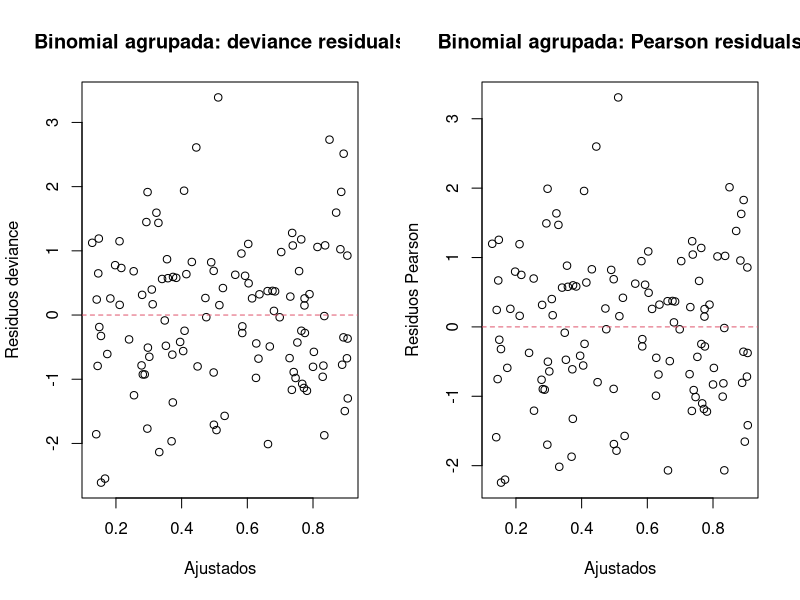
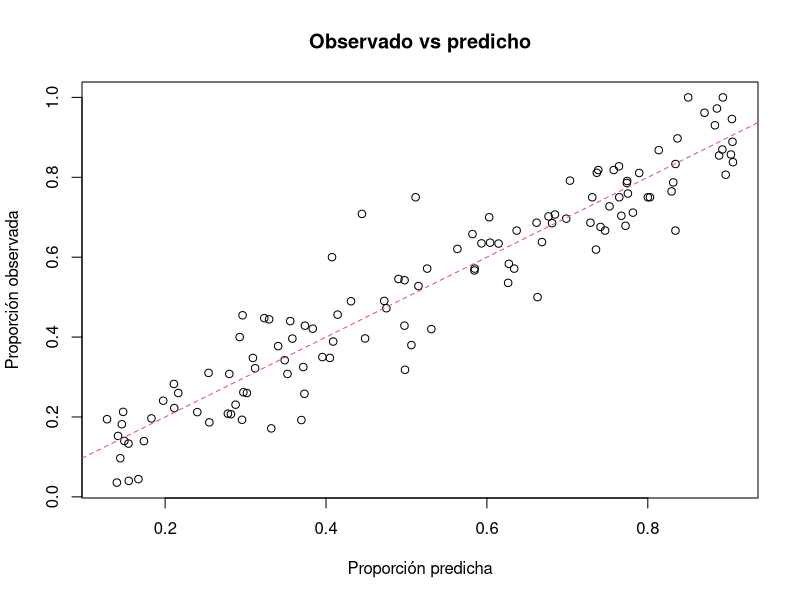
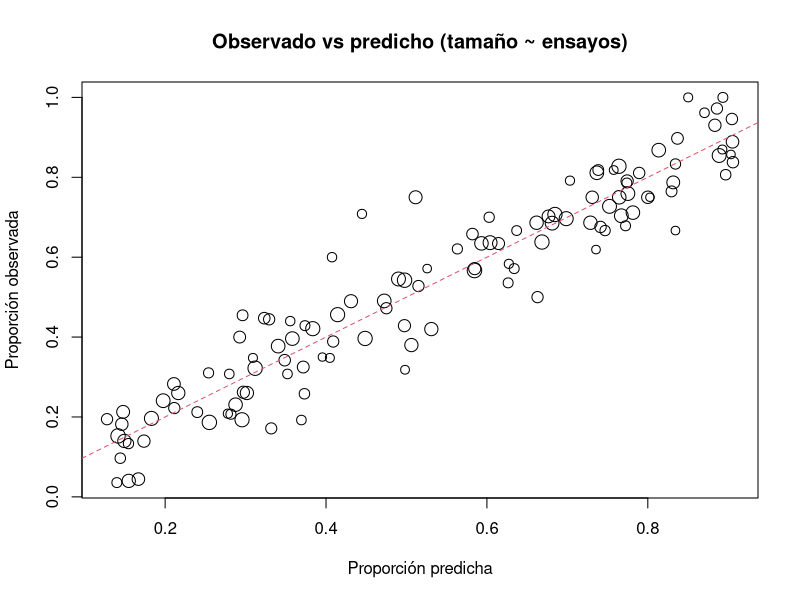
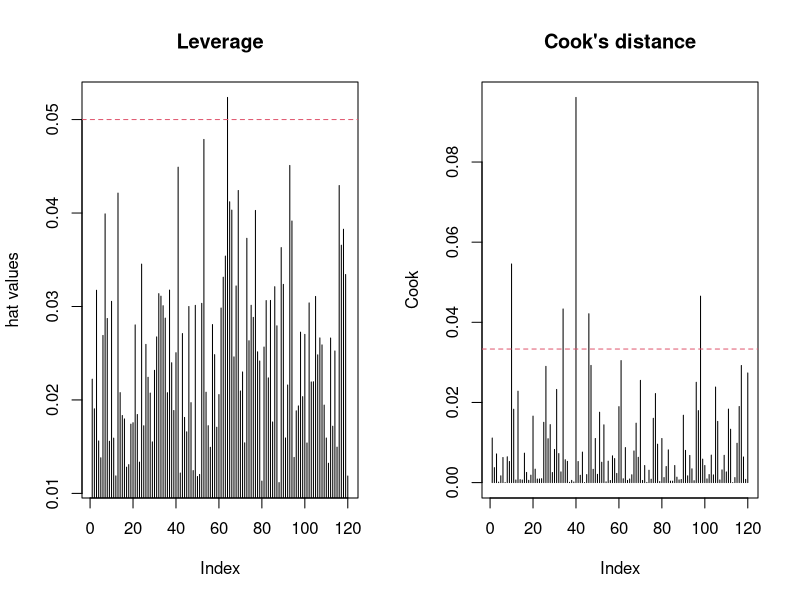

Here is the R script that generated these plots, in order:
# regresión binomial agrupada
# No tenemos una observación 0/1 por fila, tenemos
# en cada grupo hubo m_i ensayos y, de esos, y_i éxitos
# Modelamos Y_i ~ Binomial(m_i,p_i)
# glm(cbind(exitos, fracasos) ~ x1 + x2, family = binomial)

set.seed(456)

# -----------------------------
# Simular datos agrupados
# -----------------------------
g <- 120

tratamiento <- factor(sample(c("Control", "Tratado"), g, replace = TRUE))
dosis <- runif(g, 0, 10)
ensayos <- sample(20:60, g, replace = TRUE)

eta <- -2 + 0.35*dosis + 0.8*(tratamiento == "Tratado")
p <- 1 / (1 + exp(-eta))

exitos <- rbinom(g, size = ensayos, prob = p)
fracasos <- ensayos - exitos

datos_binom <- data.frame(exitos, fracasos, ensayos, tratamiento, dosis)

# -----------------------------
# Ajustar modelo binomial agrupado
# -----------------------------
mod_binom <- glm(cbind(exitos, fracasos) ~ dosis + tratamiento,
                 family = binomial(link = "logit"),
                 data = datos_binom)

summary(mod_binom)

# Hay que verificar lo mismo quee en reglog
# pero es más importantee el ajuste de proporciones observadas
# frente a esperadas

## Forma funcional
mod_binom_quad <- glm(cbind(exitos, fracasos) ~ dosis + I(dosis^2) + tratamiento,
                      family = binomial,
                      data = datos_binom)

anova(mod_binom, mod_binom_quad, test = "Chisq")

## Residuos deviance y Pearson
res_dev_b <- residuals(mod_binom, type = "deviance")
res_pear_b <- residuals(mod_binom, type = "pearson")
fit_b <- fitted(mod_binom)

par(mfrow = c(1, 2))
plot(fit_b, res_dev_b,
     xlab = "Ajustados", ylab = "Residuos deviance",
     main = "Binomial agrupada: deviance residuals")
abline(h = 0, lty = 2, col = 2)

plot(fit_b, res_pear_b,
     xlab = "Ajustados", ylab = "Residuos Pearson",
     main = "Binomial agrupada: Pearson residuals")
abline(h = 0, lty = 2, col = 2)
par(mfrow = c(1, 1))

## Sobredispersión
# El modelo supone Var(Y_i|X)=m_i p_i (1-p_i)
# peero a veces la variabilidad real es mayor
# y entonces los errores estándar salen demasiado optimistas
dispersion <- sum(residuals(mod_binom, type = "pearson")^2) / mod_binom$df.residual
dispersion
# Si está cerca de 1 es razonable
# Si >1 --> sospechamos sobredispersión y usamos quasibinomial
mod_quasi <- glm(cbind(exitos, fracasos) ~ dosis + tratamiento,
                 family = quasibinomial(link = "logit"),
                 data = datos_binom)

summary(mod_quasi)
# coefs paarecidos, cambian errores estándar

## Observado vs predicho
datos_binom$prop_obs <- datos_binom$exitos / datos_binom$ensayos
datos_binom$prop_pred <- fitted(mod_binom)

plot(datos_binom$prop_pred, datos_binom$prop_obs,
     xlab = "Proporción predicha",
     ylab = "Proporción observada",
     main = "Observado vs predicho")
abline(0, 1, col = 2, lty = 2)

# añadimos tamaño proporcional al número de ensayos
plot(datos_binom$prop_pred, datos_binom$prop_obs,
     cex = sqrt(datos_binom$ensayos) / 4,
     xlab = "Proporción predicha",
     ylab = "Proporción observada",
     main = "Observado vs predicho (tamaño ~ ensayos)")
abline(0, 1, col = 2, lty = 2)

## Influencia
hat_b <- hatvalues(mod_binom)
cook_b <- cooks.distance(mod_binom)

par(mfrow = c(1, 2))
plot(hat_b, type = "h", main = "Leverage", ylab = "hat values")
abline(h = 2*mean(hat_b), lty = 2, col = 2)

plot(cook_b, type = "h", main = "Cook's distance", ylab = "Cook")
abline(h = 4/nrow(datos_binom), lty = 2, col = 2)
par(mfrow = c(1, 1))

## Comparación con modelo nulo
mod_binom_nulo <- glm(cbind(exitos, fracasos) ~ 1,
                      family = binomial,
                      data = datos_binom)

anova(mod_binom_nulo, mod_binom, test = "Chisq")
